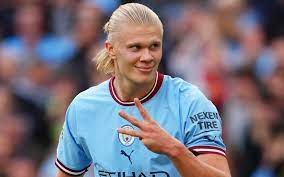
#> input picture 3장 연습문제/soccer.jpg, 284 x 177 px
$ jupyter execute 3-7.ipynb
#> lines starting #> are read from the running program, lines starting #| are printed output that depends on the picture; after the words box and inside, x2 and y2 are one past the last pixel; in counts of white or black regions, pixels touching at a corner belong together
[cell 1]
import cv2 as cv
import numpy as np

img=cv.imread('soccer.jpg')
#> img is the input picture: shape (177, 284, 3); mean B, G, R 120.7, 111.3, 120.3
img=cv.resize(img,dsize=(0,0),fx=3,fy=3)
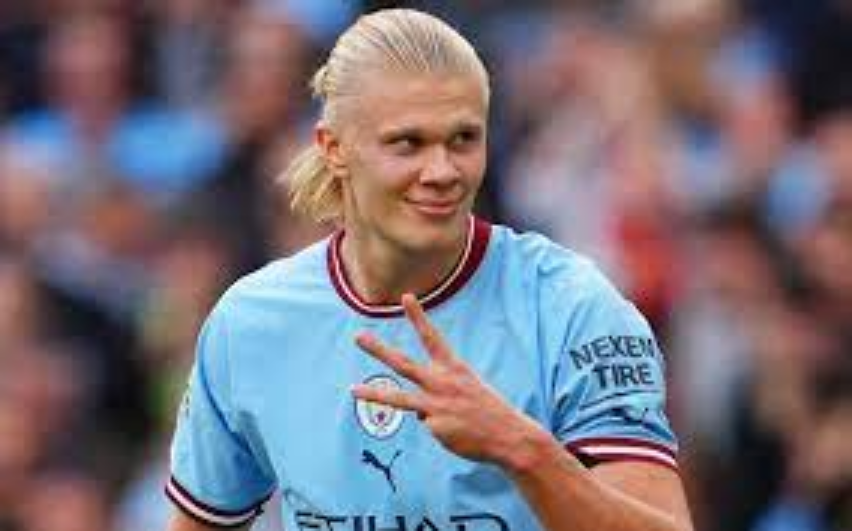
#> img: shape (531, 852, 3); mean B, G, R 120.6, 111.2, 120.3
gray=cv.cvtColor(img,cv.COLOR_BGR2GRAY)
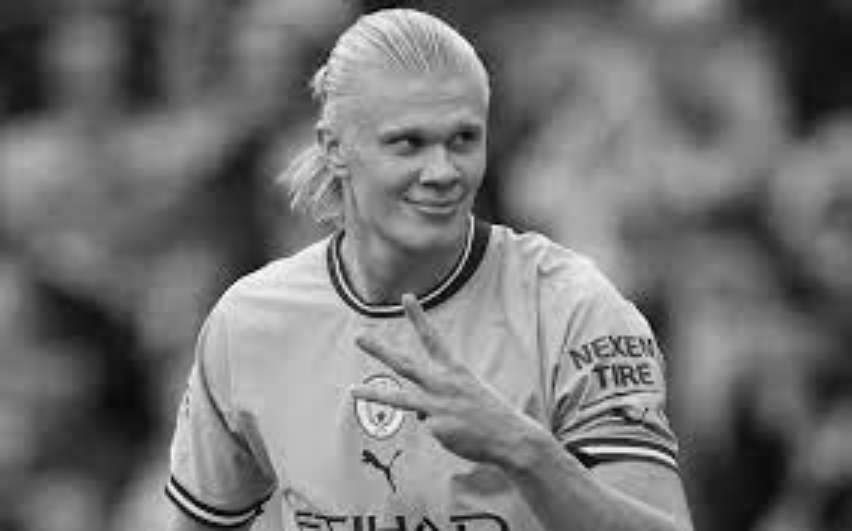
#> gray: shape (531, 852); min 0, max 254, mean 115
cv.putText(gray,'soccer',(10,20),cv.FONT_HERSHEY_SIMPLEX,0.7,(255,255,255),2)
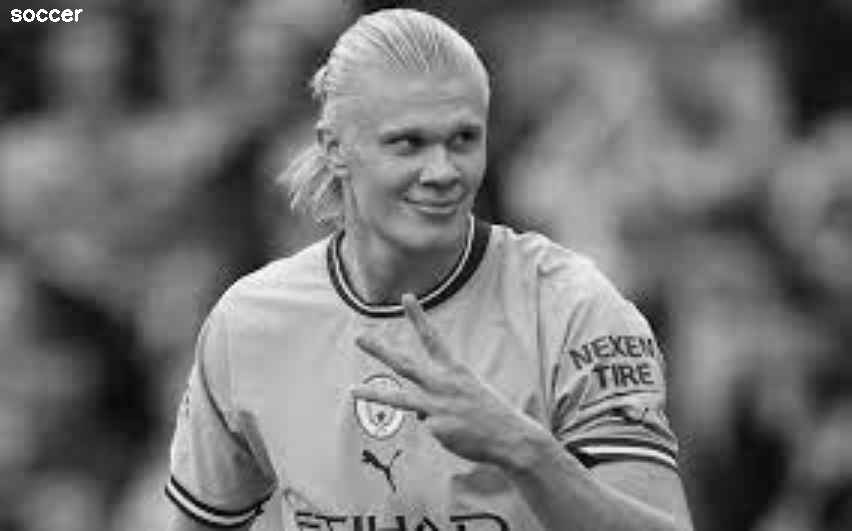
#> gray: shape (531, 852); 0.11% of pixels changed, all inside (x1, y1, x2, y2) = (11, 9, 83, 22)

gaussian=np.hstack((cv.GaussianBlur(gray,(5,5),0.0),cv.GaussianBlur(gray,(9,9),0.0),cv.GaussianBlur(gray,(15,15),0.0)))
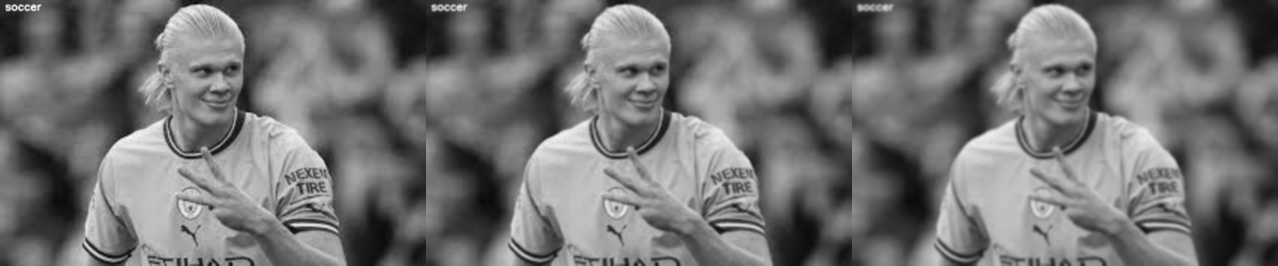
#> gaussian: shape (531, 2556) (shown at 1/2 size); min 7, max 251, mean 115.2
median = np.hstack((cv.medianBlur(gray, 5), cv.medianBlur(gray, 9), cv.medianBlur(gray, 15)))
cv.imshow('Gaussian',gaussian)
cv.imshow('Median',median)

cv.waitKey()
cv.destroyAllWindows()

$ run again, with 3장 연습문제/rose.png saved as 3장 연습문제/soccer.jpg
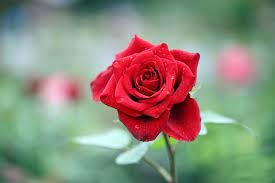
#> input picture 3장 연습문제/rose.png, 275 x 183 px
#> img is the input picture: shape (183, 275, 3); mean B, G, R 124.1, 139.6, 140.7
#> img: shape (549, 825, 3)
#> `cv.putText(gray,'soccer',(10,20),cv.FONT_HERSHEY_SIMPLEX,0.7,(255,255,..`:
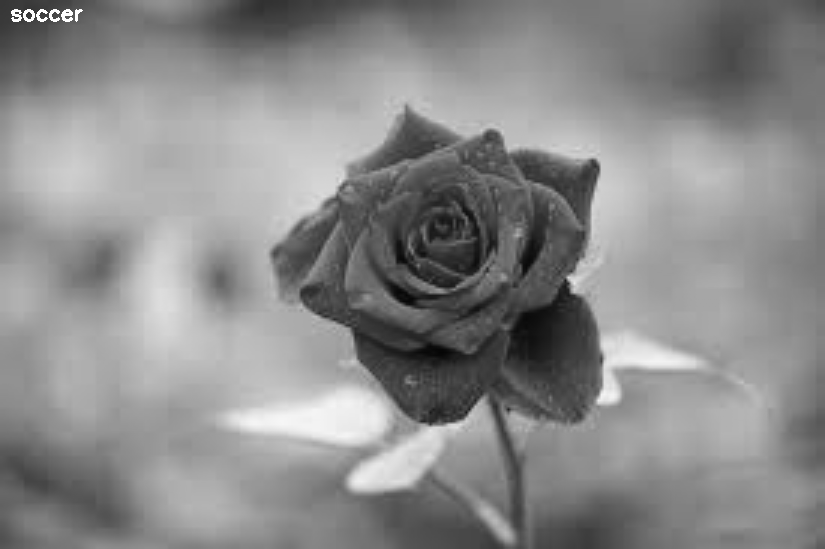
#> gray: shape (549, 825); min 5, max 255, mean 138.3
#> `gaussian=np.hstack((cv.GaussianBlur(gray,(5,5),0.0),cv.GaussianBlur(gr..`:
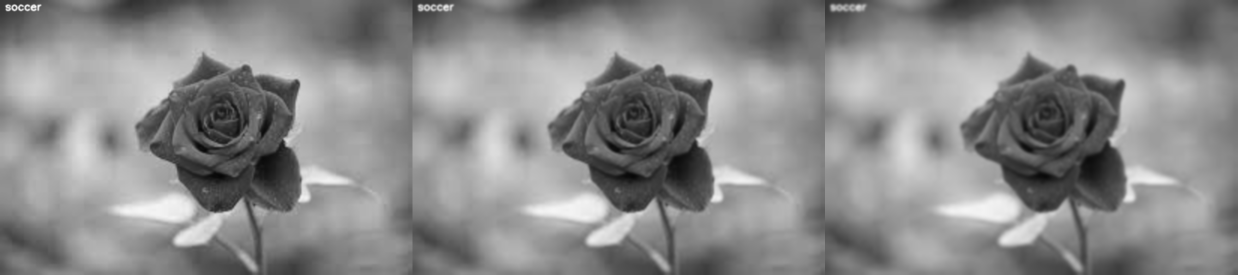
#> gaussian: shape (549, 2475) (shown at 1/2 size); min 6, max 252, mean 138.3
